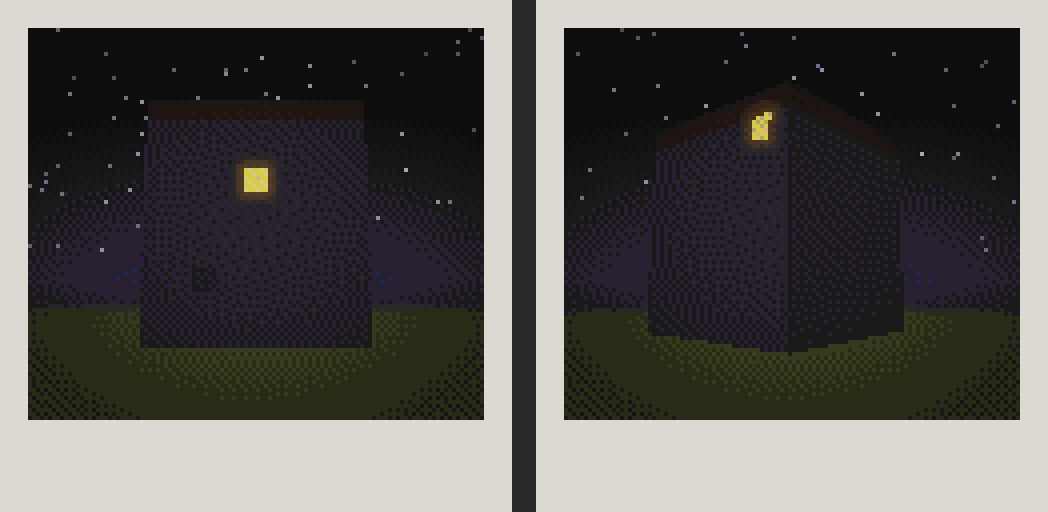
#> input picture tools/snapshot_ingame_examples.png, 1048 x 512 px
$ python -i generate_thin_rooms_assets.py   (imports and definitions only)
#> lines starting #> are read from the running program, lines starting #| are printed output that depends on the picture
#!/usr/bin/env python3
"""The thin rooms (0.4.105): the Masque's seven chambers and Bly's manor, in vanilla-style 16x16 pixels.

One `masque` block (19 kinds, 7 colour stages) and one `manor` block (26 kinds, 4 stages): textures, block models and states,
and their names. Textures follow Minecraft's own look: a small palette per material, one-pixel bevels and seams, scattered
single-pixel noise, nothing smooth or sampled. Run from anywhere; it rewrites only its own files and keys.
"""
import json
import flicker
import math
import random
from pathlib import Path

from PIL import Image

ROOT = Path(__file__).resolve().parents[1] / 'src/main/resources'
ASSETS = ROOT / 'assets/the_oldest_house'
MODELS = ASSETS / 'models/block'
NS = 'the_oldest_house:block/'


# ------------------------------------------------------------------------------------------------ painting
def clamp(c):
    return tuple(max(0, min(255, round(v))) for v in c)


def mul(c, f):
    return clamp(tuple(v * f for v in c))


def mix(a, b, t):
    return clamp(tuple(x + (y - x) * t for x, y in zip(a, b)))


def canvas(color=(0, 0, 0, 0), h=16):
    return Image.new('RGBA', (16, h), color)


def px(img, x, y, c, a=255):
    if 0 <= x < img.width and 0 <= y < img.height:
        img.putpixel((x, y), clamp(c[:3]) + (a,))


# [13 lines left out: functions fill, noisy, not called in this run]


def bevel(img, light=1.12, dark=.8, x0=0, y0=0, x1=15, y1=15):
    """A one-pixel lit top-left edge and shaded bottom-right edge, as vanilla's carved blocks."""
    for x in range(x0, x1 + 1):
        r, g, b, a = img.getpixel((x, y0)); px(img, x, y0, mul((r, g, b), light), a)
        r, g, b, a = img.getpixel((x, y1)); px(img, x, y1, mul((r, g, b), dark), a)
    for y in range(y0 + 1, y1):
        r, g, b, a = img.getpixel((x0, y)); px(img, x0, y, mul((r, g, b), light), a)
        r, g, b, a = img.getpixel((x1, y)); px(img, x1, y, mul((r, g, b), dark), a)
    return img


# ---- the Masque
COLOURS = [('blue', (44, 64, 168)), ('purple', (106, 40, 132)), ('green', (40, 118, 62)), ('orange', (204, 112, 34)),
           ('white', (224, 220, 212)), ('violet', (138, 82, 186)), ('black', (26, 24, 30))]
PANES = [(70, 100, 230), (140, 60, 180), (60, 170, 90), (240, 140, 40), (236, 236, 240), (170, 110, 220), (200, 24, 28)]
GOLD, GOLD_DARK = (214, 172, 70), (150, 108, 36)
EBONY = (34, 28, 30)


# [561 lines left out: functions velvet, parquet, coffer, ebony, cornice, tracery and 31 more, not called in this run]


def desk_wood():
    return boards(1071, (132, 96, 60))


# [45 lines left out: functions globe, manor_clock, doormat, not called in this run]


def cloth():
    return noisy((30, 30, 40), 1076)


# [27 lines left out: functions marble, lamp_glass, not called in this run]


def iron_cap():
    return iron(1078)


TEXTURES = {
    **{f'masque/velvet_{n}': (lambda c=c, i=i: velvet(c, 1000 + i)) for i, (n, c) in enumerate(COLOURS)},
    **{f'masque/glass_{n}': (lambda p=PANES[i], i=i: leaded(p, 1100 + i)) for i, (n, _) in enumerate(COLOURS)},
    **{f'masque/arch_{n}': (lambda p=PANES[i], i=i: leaded(p, 1100 + i, True)) for i, (n, _) in enumerate(COLOURS)},
    'masque/parquet': parquet, 'masque/coffer': coffer, 'masque/ebony': ebony, 'masque/cornice': cornice, 'masque/tracery': tracery,
    'masque/iron': iron, 'masque/embers': embers, 'masque/clock_base': clock_base,
    'masque/clock_case': lambda: clock_case(True), 'masque/clock_case_stopped': lambda: clock_case(False),
    'masque/clock_face': lambda: clock_face(False), 'masque/clock_face_stopped': lambda: clock_face(True),
    'masque/gilt': gilt, 'masque/music': music, 'masque/mask': mask, 'masque/invitation': invitation, 'masque/silver': silver,
    'manor/boards': boards, 'manor/wet_boards': lambda: wet(boards(), 1080), 'manor/damask': damask, 'manor/wainscot': wainscot,
    'manor/cornice': plaster_cornice, 'manor/plaster': lambda: plaster(1062, True), 'manor/flags': flags,
    'manor/wet_flags': lambda: wet(flags(), 1081, (4, 11)), 'manor/glazing': glazing, 'manor/rug': rug,
    **{f'manor/portrait_{i}': (lambda i=i: portrait(i)) for i in range(4)},
    'manor/brass': brass, 'manor/wax': wax, 'manor/flame': flame, 'manor/linen': linen, 'manor/bench': bench_wood, 'manor/note': note,
    'manor/dollhouse_front': lambda: dollhouse('front'), 'manor/dollhouse_side': lambda: dollhouse('side'), 'manor/dollhouse_roof': lambda: dollhouse('roof'),
    'manor/blackboard': blackboard, 'manor/desk': desk_wood, 'manor/globe': globe,
    'manor/clock_case': lambda: manor_clock('case'), 'manor/clock_face': lambda: manor_clock('face'),
    'manor/doormat': doormat, 'manor/cloth': cloth, 'manor/marble': marble, 'manor/iron': iron_cap,
    'manor/lamp_off': lambda: lamp_glass(False), 'manor/lamp_on': lambda: lamp_glass(True),
}
ANIMATED = {'masque/clock_case': 3}


# ------------------------------------------------------------------------------------------------ models
DIRS = ('north', 'south', 'east', 'west', 'up', 'down')


# [134 lines left out: functions box, write_model, cube, masque_models, manor_models, not called in this run]


MASQUE_KINDS = ['velvet', 'parquet', 'coffer', 'ebony', 'cornice', 'tracery', 'lancet', 'lancet_arch', 'tripod', 'brazier', 'clock_base',
                'clock_case', 'clock_face', 'clock_crown', 'divan', 'music_stand', 'mask', 'invitation', 'stand']
MASQUE_COLOURED = {'velvet', 'lancet', 'lancet_arch', 'divan'}
MASQUE_STOPPABLE = {'clock_case', 'clock_face'}
MANOR_KINDS = ['boards', 'wet_boards', 'damask', 'wainscot', 'cornice', 'plaster', 'flags', 'wet_flags', 'glazing', 'rug', 'portrait', 'sconce',
               'catch', 'linen', 'bench', 'note', 'dollhouse', 'blackboard', 'school_desk', 'globe', 'clock_low', 'clock_high', 'doormat',
               'umbrella', 'mantel', 'signal_lamp']
TURN = {'north': 0, 'east': 90, 'south': 180, 'west': 270}
CUBES = {'velvet', 'parquet', 'coffer', 'ebony', 'cornice', 'tracery', 'boards', 'wet_boards', 'damask', 'wainscot', 'plaster', 'flags', 'wet_flags'}


# [45 lines left out: functions masque_model, manor_model, blockstate, write_json, names, not called in this run]


# [15 lines not run here, left out]

>>> import cv2
>>> picture = cv2.imread('snapshot_ingame_examples.png', cv2.IMREAD_GRAYSCALE)
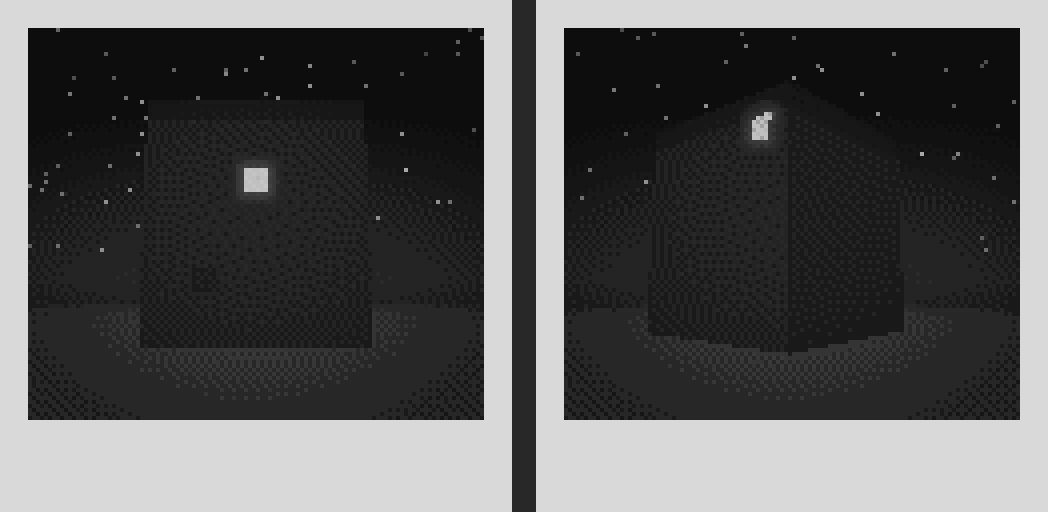
#> picture: shape (512, 1048); min 13, max 217, mean 87.8
>>> result = bevel(picture)
#> (the run stopped early here; a loop or call above may not have finished)
